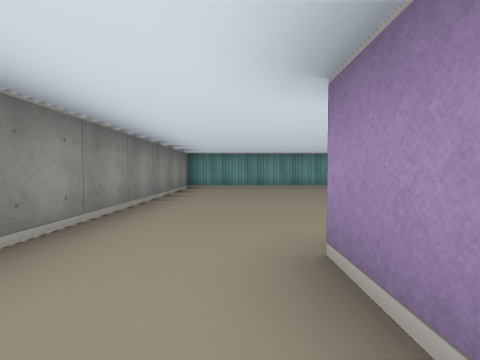
View 1 (above)

17 first-person views from a walk through a cub3D ray-caster map. The camera is about half as high as the walls, tilts 2° down and sees 85° across. The floor is counted in squares. Each view is taken from the middle of a square. On the plan, view 1 faces up. The plan holds only what a view shows up to about 9 squares ahead; the rest is blank.

View 2
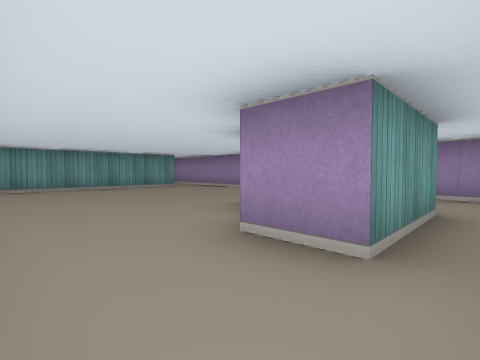

View 3
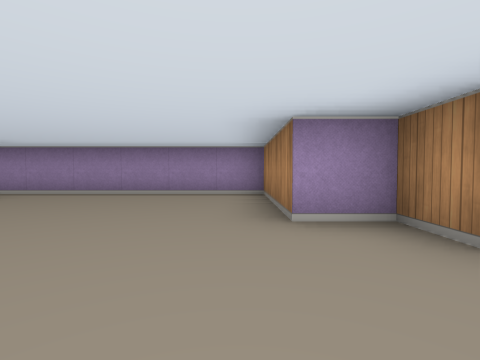

View 4
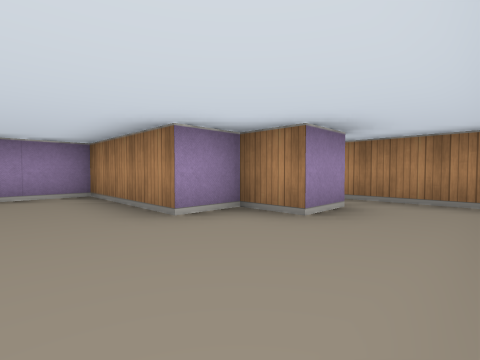

View 5
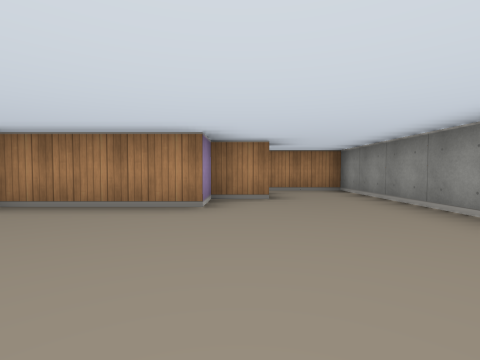

View 6
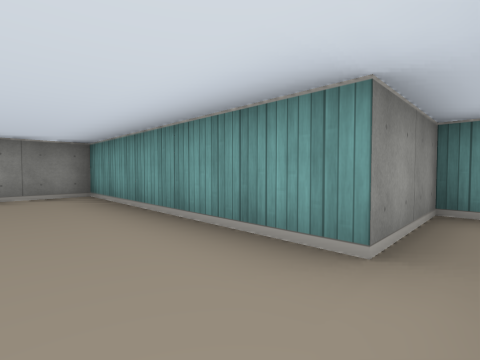

View 7
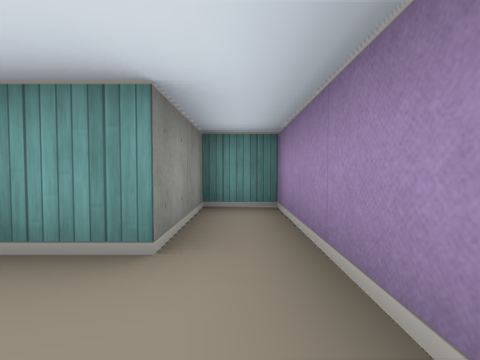

View 8
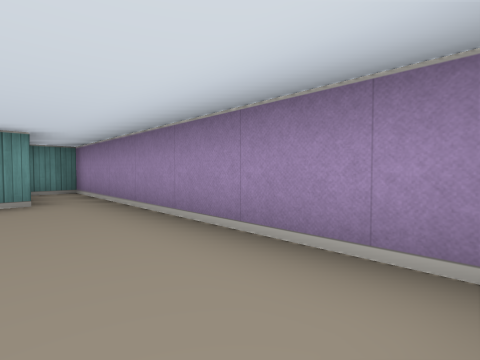

View 9
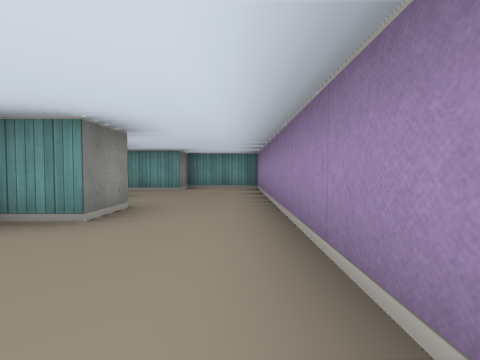

View 10
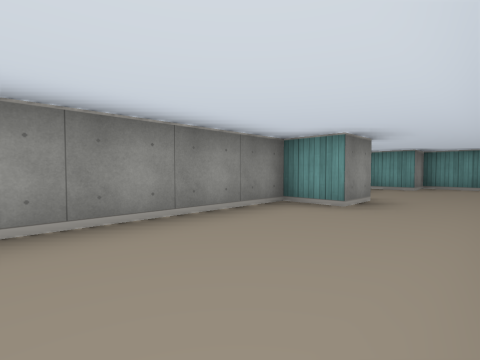

View 11
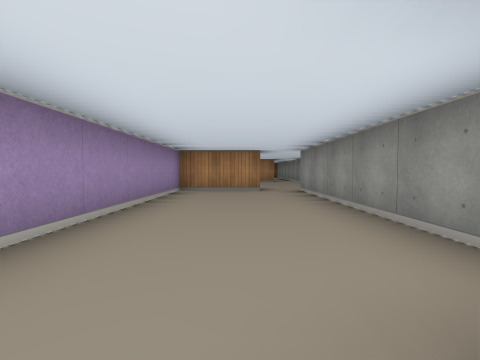

View 12
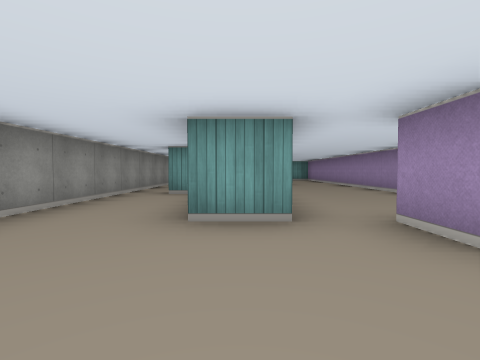

View 13
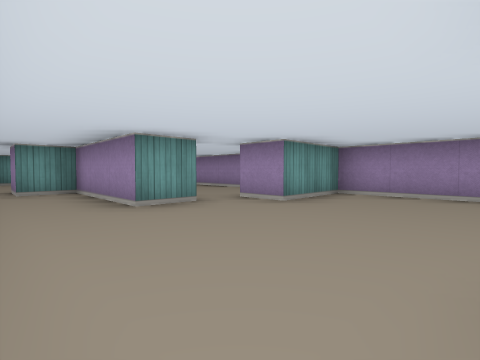

View 14
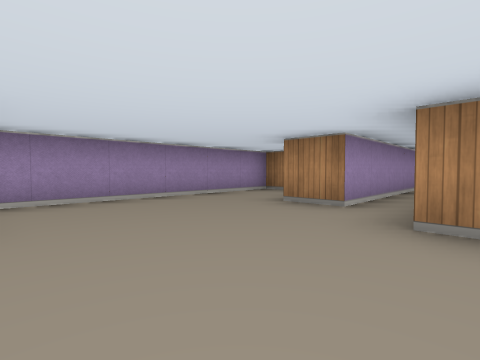

View 15
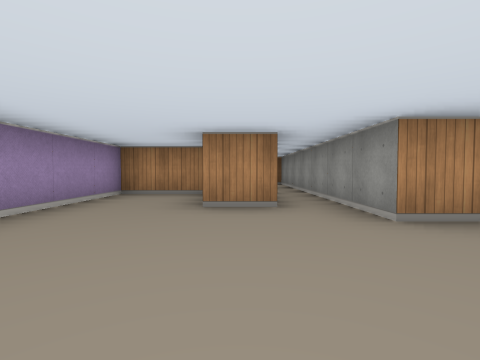

View 16
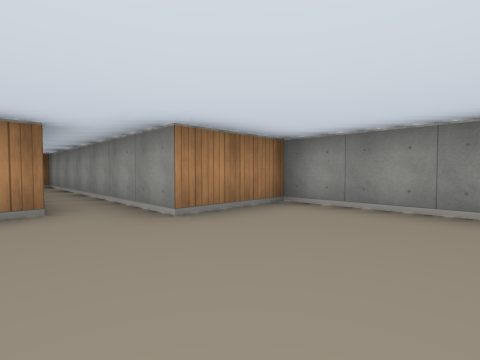

View 17
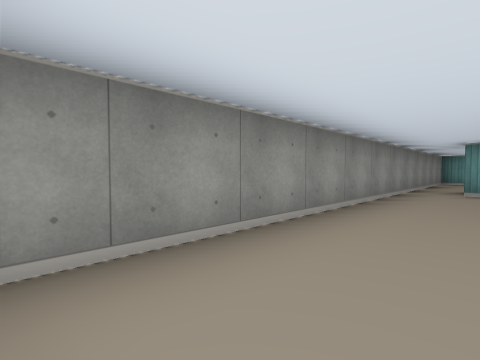

### Floor plan
Ten units are one square. View 1 is at (0, 0); x grows to the right and y downward. Boxes are objects, and circles mark ways between rooms. Rooms are numbered by the first view taken in them; rooms with no view inside come last. Other rooms are left out.
<svg viewBox="-20 -100 71 310">
<path fill="none" stroke="#000" d="M5 -5 5 -15 15 -15 15 -25 45 -25 45 -95 35 -95 35 -75 -15 -75 -15 5 10 5M25 24 25 35 15 35 15 95M25 95 45 95 45 -12M46 -15 25 -15 25 -5 5 -5M15 95 5 95 5 65 -5 65M28 165 45 165 45 105 25 105 25 95M15 185 15 145 25 145M-15 65 -15 135 5 135 5 205M-15 18 -15 65M-5 65 -5 55M-1 15 -12 15"/>
<circle cx="10" cy="0" r="3" fill="#2a7"/>
<circle cx="20" cy="90" r="3" fill="#2a7"/>
<circle cx="-10" cy="70" r="3" fill="#2a7"/>
<text x="10" y="-40">1</text>
<text x="30" y="40">2</text>
<text x="10" y="130">3</text>
<text x="-10" y="40">4</text>
</svg>
Room 1 opens to room 2. Room 2 opens to room 3. Room 3 opens to room 4.

Where each view was taken, in squares from view 1:
view 1: 0 up, 0 right, facing up
view 2: 0 up, 1 left, facing up-right
view 3: 3 up, 1 left, facing right
view 4: 4 up, 1 left, facing down-right
view 5: 6 up, 1 right, facing down
view 6: 6 up, 4 right, facing up-left
view 7: 6 up, 4 right, facing up
view 8: 3 up, 3 right, facing up-right
view 9: 6 down, 4 right, facing up
view 10: 7 down, 4 right, facing up-left
view 11: 3 down, 3 right, facing down
view 12: 12 down, 1 right, facing up
view 13: 13 down, 1 left, facing up-right
view 14: 11 down, 0 right, facing down-right
view 15: 11 down, 2 right, facing down
view 16: 11 down, 2 right, facing down-left
view 17: 13 down, 0 right, facing up-left
